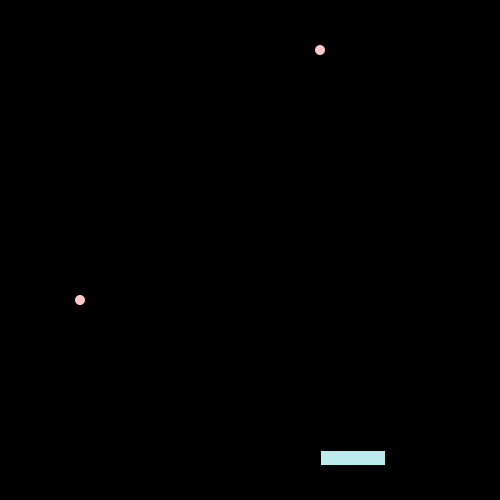
Frame 1 (no input)
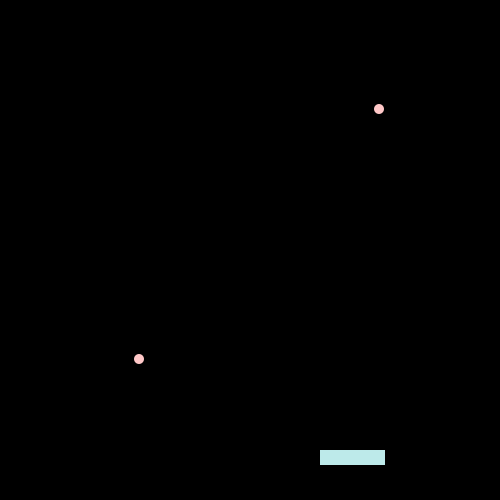
Frame 60 (the mouse pressed at the canvas centre just before this capture)
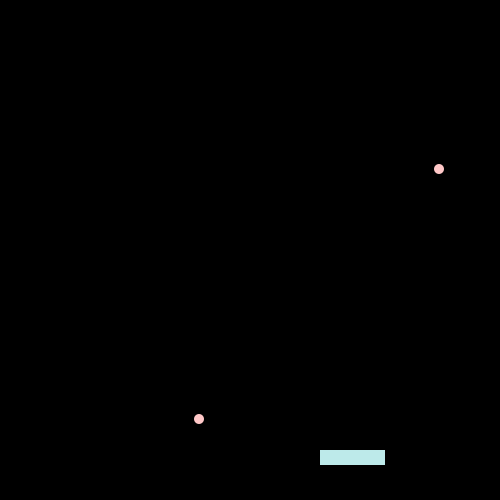
Frame 120 (the mouse held since frame 60 and released just before this capture)

The Processing sketch that drew these frames (run headless with seeded random() and noise(); from frame 60 on, the mouse is pressed at the canvas centre):

// Processing sketch: processing_83189
// ── processing_83189.pde

//Sarah C CP1 16/17 Pong

Ball fluffy;
Ball echo;
paddle solstice;
void setup()
{
  size(500,500); 
  frameRate(95);
  solstice = new paddle();
  fluffy = new Ball();
  echo = new Ball();
  echo.x = 320;
  echo.y = 50;
}
void draw()
{
  background(0);
  solstice.show();
  solstice.move();
  fluffy.show();
  fluffy.move();
  fluffy.bounce();
  echo.show();
  echo.move();
  echo.bounce();
 
}

class Ball
{
  int x,y;
  boolean up,right;
  Ball()
  {
   x = 80;
   y = 300;
   up = false;
   right = true;
  }
  void show()
  {
    noStroke();
    fill(255,200,200);
    ellipse(x,y,10,10);
  }
  void move()
  {
    if(up == false && right == true)
    {
    x++;
    y++;
    }
    else if (up == true && right == true)
    {
      x++;
      y--;
    }
    else if (up == true && right == false)
    {
      x--;
      y--;
    }
    else if(up == false && right == false)
    {
      x--;
      y++;
    }
  }
  void bounce()
  {    
    if(x + 10 > 500)
    {
      right = false;
    }
    else if(y - 10 < 0)
    {
      up = false;     
    }
    else if (x - 10 < 0)
    {     
      right = true;
    }  
     else if(get(x,y + 6) != color(0,0,0))
    {
      up = true;     
    }
 }     
}

class paddle
{
  int px;
  paddle()
  {
    px = 320;
  }
  void show()
  {
    fill(189,234,234);
    rect(px,450,65,15);
  }
  void move()
  {
    if (keyPressed == true && keyCode == RIGHT)
    {
      px++;
    }
    if (keyPressed == true && keyCode == LEFT)
    {
      px--;
    }
  }
 
}
